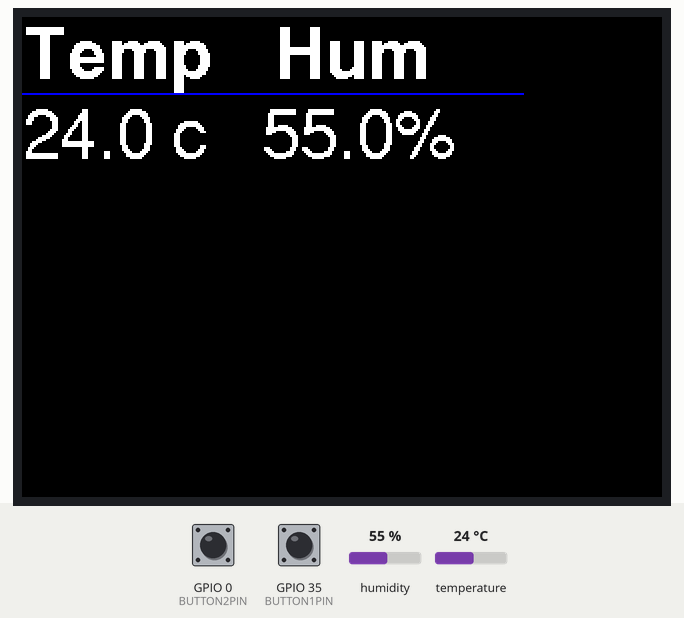
Bench run of a sketch on a simulated ESP32. Parts: 320×240 colour display. Inputs (shaded band) come from the test bench; at power-on: GPIO 0 (BUTTON2PIN) HIGH, GPIO 35 (BUTTON1PIN) HIGH, humidity 55 %, temperature 24 °C. What the sketch prints to the serial monitor is not drawn.

Above: at 1.3 s.
1.4 s: GPIO 0 (BUTTON2PIN) pulled LOW for 2.55 s
At 2.8 s:
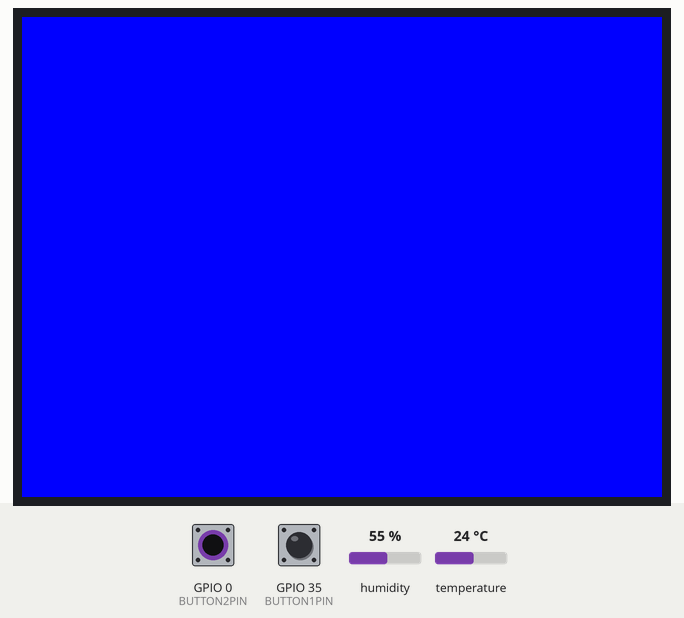
5.4 s: GPIO 0 (BUTTON2PIN) pulled LOW for 2.55 s
At 6.8 s:
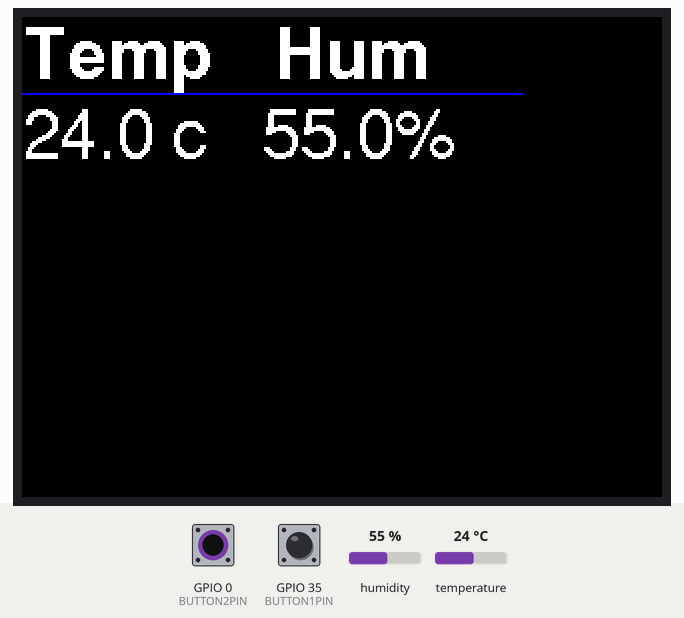
13.7 s: GPIO 35 (BUTTON1PIN) pulled LOW for 2.55 s
At 15.4 s:
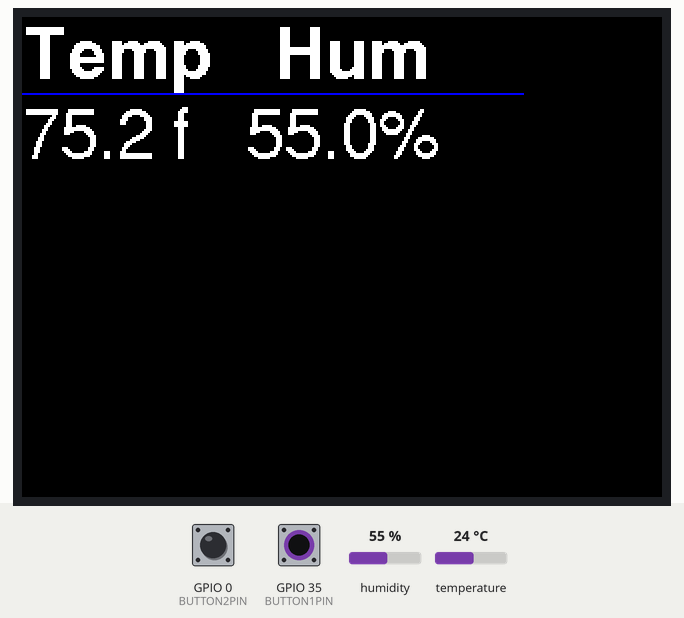
22.5 s: humidity set to 22 %
At 23.9 s:
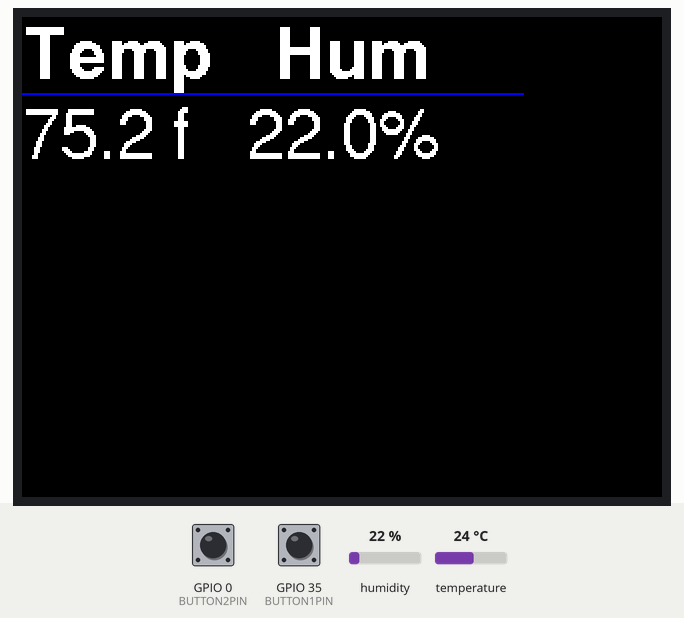
26.8 s: temperature set to 12 °C
At 28.2 s:
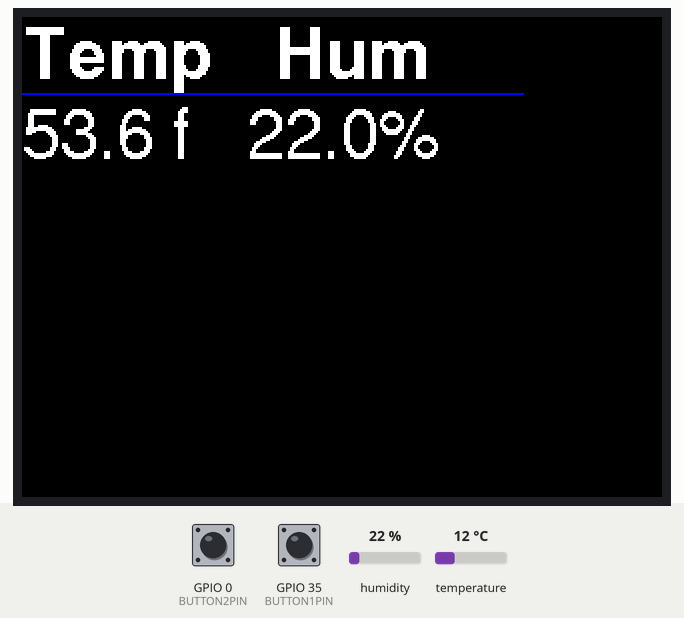
31.2 s: GPIO 35 (BUTTON1PIN) pulled LOW for 2.55 s
At 32.5 s:
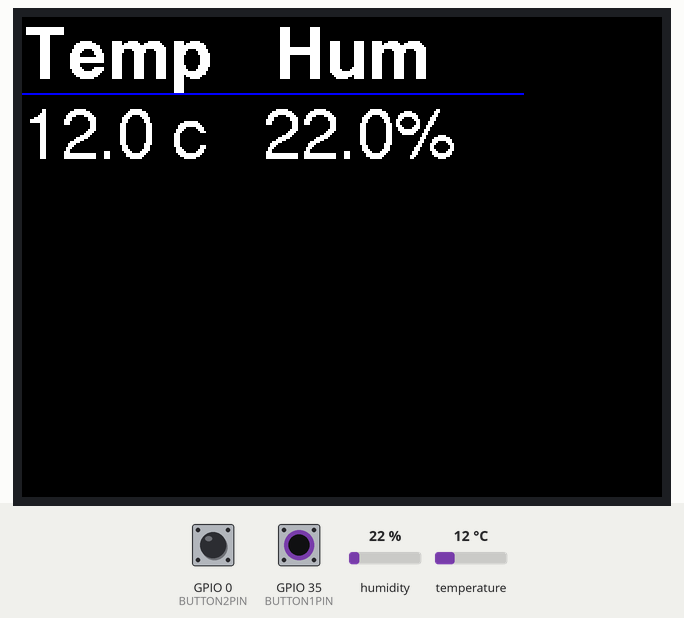
Timing chart, 0 to 34.2 s (numbered marks = the images above; inputs shaded):
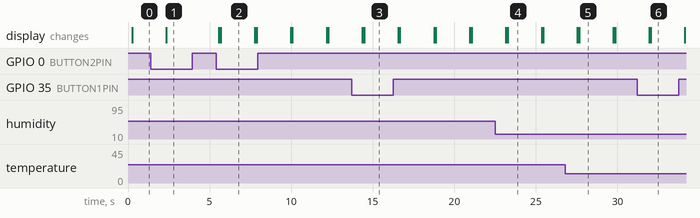

Measured:
- after the input at 1.4 s, the display: changes after 0.95 s (image 1)
- after the input at 5.4 s, the display: first changes after 0.18 s (image 2 shows a later state)
- after the input at 13.7 s, the display: first differs from a run without the input after 0.77 s (image 3)
- after the input at 22.5 s, the display: first differs from a run without the input after 0.76 s (image 4)
- after the input at 26.8 s, the display: first differs from a run without the input after 0.85 s (image 5)
- after the input at 31.2 s, the display: first differs from a run without the input after 0.85 s (image 6)
- what the display in image 2 shows lasts 2.1 s, from 5.7 s to 7.8 s

The sketch:

dhtt.ino
```cpp
#include "DHT.h"
#include <TFT_eSPI.h>
#include <SPI.h>

#define DHTPIN 17
#define DHTTYPE DHT11
#define BUTTON1PIN 35
#define BUTTON2PIN 0

DHT dht(DHTPIN, DHTTYPE);
TFT_eSPI tft = TFT_eSPI();

bool useFahrenheit = false;
bool showTemp = true;
long lastButton1Press = 0;
long lastButton2Press = 0;
long coolDownMs = 400;

bool cooldownPassed(long* lastPress) {
	long now = millis();
	if ((now  - *lastPress) > coolDownMs) {
		*lastPress = now;
		return true;
	}
	return false;
}

void IRAM_ATTR toggleTempUnit() {
	if (!cooldownPassed(&lastButton1Press)) {
		return;
	}
	Serial.println(F("Button 1 pressed!"));
	useFahrenheit = !useFahrenheit;
}

void IRAM_ATTR switchScreen() {
	if (!cooldownPassed(&lastButton2Press)) {
		return;
	}
	Serial.println(F("Button 2 pressed!"));
	showTemp = !showTemp;
}

void setup() {
	Serial.begin(115200);

	// set button interrupts
	pinMode(BUTTON1PIN, INPUT);
	pinMode(BUTTON2PIN, INPUT);
	attachInterrupt(BUTTON1PIN, toggleTempUnit, FALLING);
	attachInterrupt(BUTTON2PIN, switchScreen, FALLING);

	// Serial.println(F("DHTxx test!"));
	dht.begin();
	tft.begin();

	// set screen to be horizontal
	tft.setRotation(1);
}

void tempScreen() {
	tft.fillScreen(TFT_BLACK);
	tft.setTextColor(TFT_WHITE, TFT_BLACK);
	tft.setCursor(0, 30); // x, y
	tft.setFreeFont(&FreeSansBold18pt7b);

	float t = dht.readTemperature(useFahrenheit);
	float h = dht.readHumidity();

	tft.println("Temp   Hum");
	tft.drawLine(0, 38, 250, 38, TFT_BLUE);
	tft.setCursor(0, 70);
	tft.setFreeFont(&FreeSans18pt7b);

	char tempSuffix = 'c';
	if (useFahrenheit) {
		tempSuffix = 'f';
	}
	char* format = "%.1f %c   %.1f%%";
	tft.printf(format, t, tempSuffix, h);

	Serial.printf(format, t, tempSuffix, h);
	Serial.print("\n\r");
}

void otherScreen() {
	tft.fillScreen(TFT_BLUE);
}

void loop() {
	if (showTemp) {
		tempScreen();
	} else {
		otherScreen();
	}
	delay(1000);
}
```
